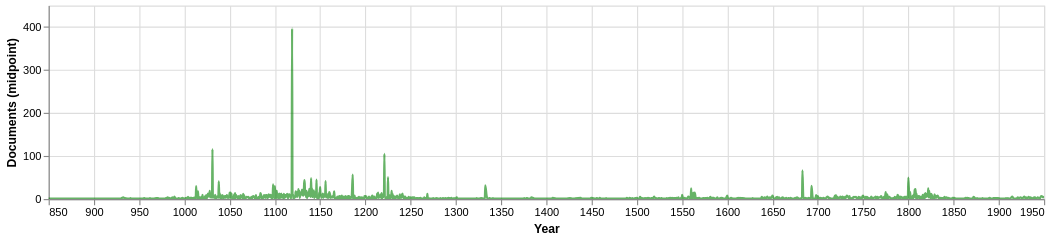

Source (notebook cell):
### Code cell
##### alt.data_transformers.enable("vegafusion")

# NOTE: we have to clip because the midpoint aggregation is a huge spike
line_chart = alt.Chart(docs_by_midpoint).mark_line(opacity=0.6, color="green", interpolate="monotone", clip=True).encode(
 x=alt.X('undate_midpoint_year', title="Year", axis=alt.Axis(format="r")).scale(domain=[850, 1950]),
 y=alt.Y('count', title='Documents (midpoint)').scale(domain=[0, 450]),
).properties(width=900, height=175)

line_chart

### Figure 1 — Vega-Lite specification as saved in the notebook (floating-point values rounded to 4 significant figures; data arrays with more than 128 entries replaced by an {"elided": "..."} marker saying what was removed)
{"config": {"view": {"continuousWidth": 300, "continuousHeight": 300}}, "data": {"name": "data-a1fbd52dc04b8191ecfc602ad5506394"}, "mark": {"type": "line", "clip": true, "color": "green", "interpolate": "monotone", "opacity": 0.6}, "encoding": {"x": {"axis": {"format": "r"}, "field": "undate_midpoint_year", "scale": {"domain": [850, 1950]}, "title": "Year", "type": "quantitative"}, "y": {"field": "count", "scale": {"domain": [0, 450]}, "title": "Documents (midpoint)", "type": "quantitative"}}, "height": 175, "width": 900, "$schema": "https://vega.github.io/schema/vega-lite/v6.1.0.json", "datasets": {"data-a1fbd52dc04b8191ecfc602ad5506394": {"elided": "1238 records"}}}
